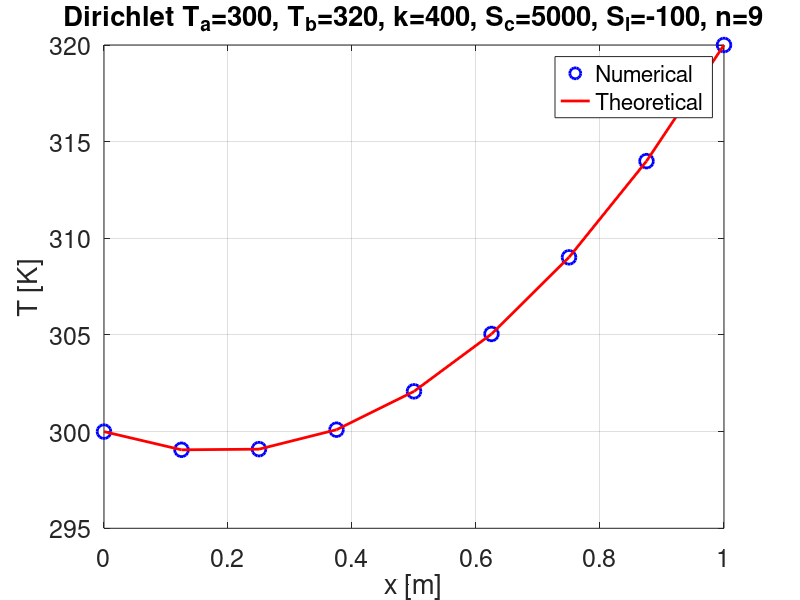

Here is the MATLAB script that generated this plot:
clear all
close all
%clc

set(0,'DefaultLineLineWidth',2);
set(0,'DefaultAxesFontSize',18);
set(0,'DefaultLineMarkerSize',10);

%%%%%%%%%%%%% Physical parameters
L = 1;
Ta = 300;
Tb = 320;
k = 400;
Sc = 5000;   Sl = -100;

%%%%%%%%%%%%% Numerical parameters
n = 9;

%%%%%%%%%%%%%% Grid generation
x0=linspace(0,L,n);

dx=L/(n-1);
Dx=dx;

%%%%%%%%%%%%%% Creating the matrix
A = zeros(n,n);
b = zeros(n,1);

for i=2:n-1 
    A(i,i-1) = -k/dx;
    A(i,i+1) = -k/dx;
    A(i,i)   = 2*k/dx -Sl*Dx;
    b(i)     = Sc*Dx;
end

% Boundary conditions
A(1,1) = 1;
b(1)   = Ta;
A(n,n) = 1;
b(n)   = Tb;

%%%%%%%%%%%%%% Numerical solution  
%T=inv(A)*b;
T = A\b;

%%%%%%%%%%%%%% Solution plot
figure('color','w')
plot(x0,T,'bo')
hold on

%%%%%%%%%%%%%% Theoretical solution
if (Sl==0)
    alpha = (Tb-Ta)/L + Sc*L/(2*k);
    T_theo = -Sc/(2*k)*x0.^2 + alpha*x0 + Ta;
else
    mu1 =  sqrt(abs(Sl)/k);
    mu2 = -sqrt(abs(Sl)/k);
    c1  = (Tb-(Sc/Sl+Ta)*exp(mu2*L)+Sc/Sl)/(exp(mu1*L)-exp(mu2*L));
    c2  = Ta+Sc/Sl-c1;
    T_theo = c1*exp(mu1*x0)+c2*exp(mu2*x0)-Sc/Sl;
end

plot(x0,T_theo,'r-')

err = sum(abs( T-T_theo(:) ))/n

%%%%%%%%%%%%%% Finalize the figure
grid on, box on,
xlabel('x [m]'), ylabel('T [K]')
title(['Dirichlet T_a=' num2str(Ta), ', T_b=' num2str(Tb)...
    ', k=' num2str(k) ', S_c=' num2str(Sc) ', S_l=' num2str(Sl)...
    ', n=' num2str(n)])
legend('Numerical','Theoretical', 'location','best')
saveas(gcf,['Dirichlet-Ta' num2str(Ta), '_Tb' num2str(Tb) '_k' num2str(k)...
    '_Sc' num2str(Sc) '_Sl' num2str(Sl) '_n_' num2str(n) '.png'])
